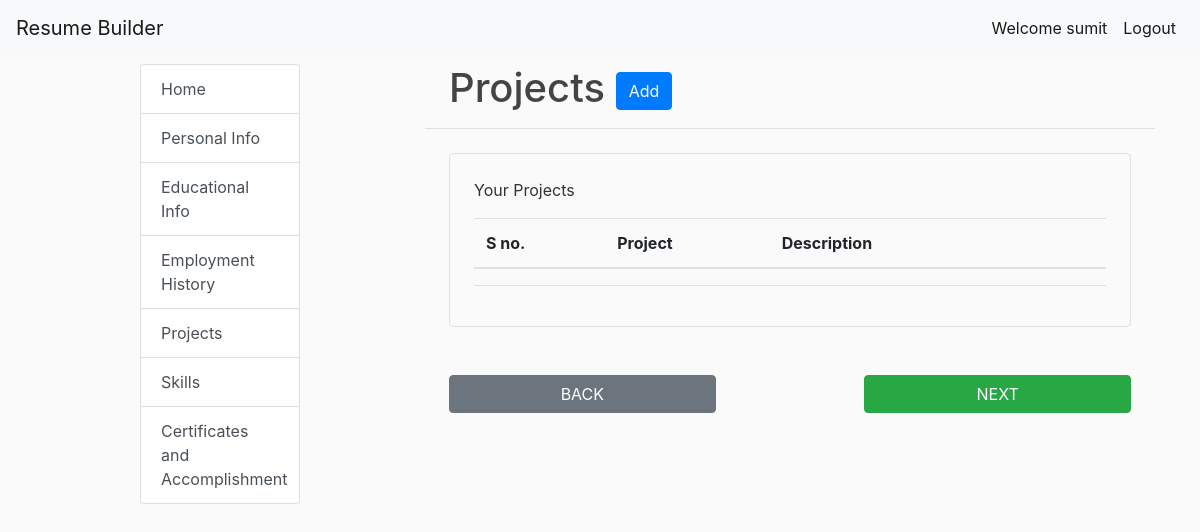
/project_list/ (signed in), run on an earlier commit of the app's database.
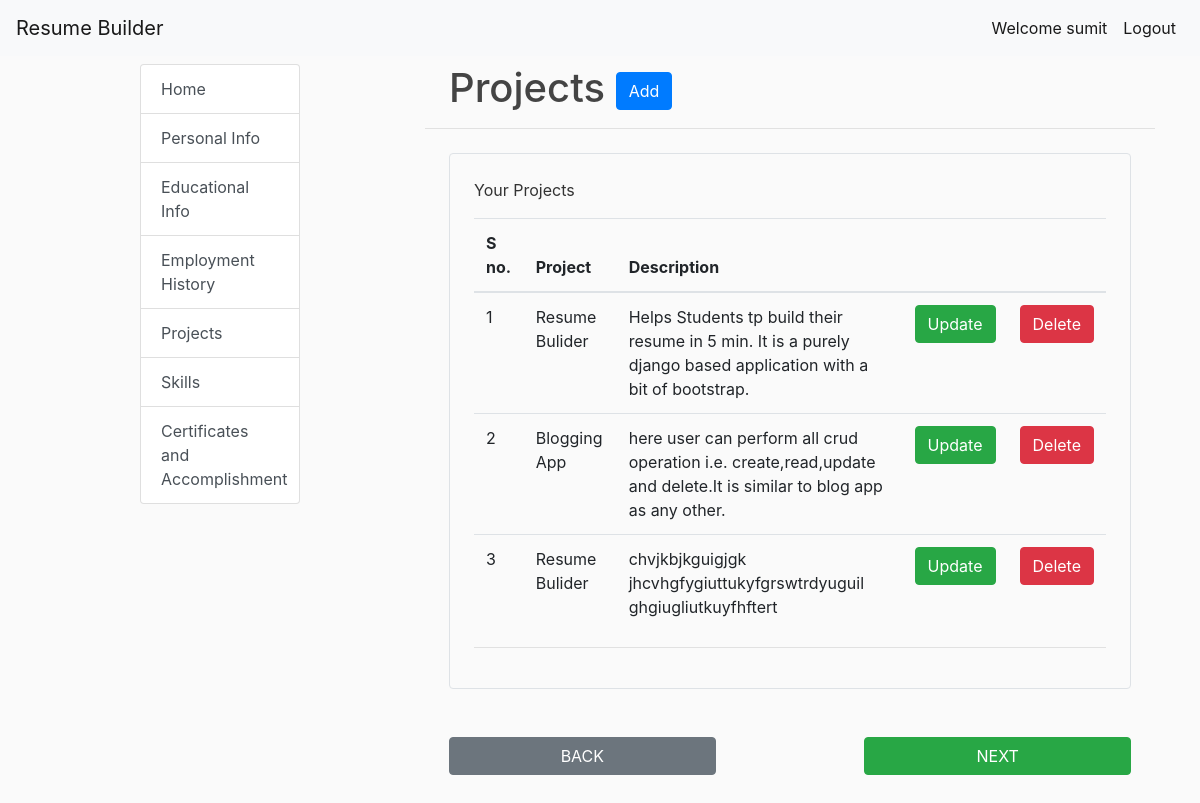
And on a later commit of the database.
### resume_app/models.py (models this page shows)
class Project(models.Model):
    user = models.ForeignKey('auth.User', on_delete=models.CASCADE, related_name='projects')
    project_title = models.CharField(max_length=100)
    project_link = models.URLField(max_length=200,null=True,blank=True)
    project_code_link = models.URLField(max_length=200,null=True,blank=True)
    description = models.TextField()

### resume_app/views.py (the view)
# urls.py: path('project_list/',views.project_list,name = 'project_list'),
@login_required
def project_list(request):
    lists = Project.objects.filter(user=request.user)
    return render(request,'resume_app/project_list.html',{'lists':lists})

### resume_app/templates/resume_app/project_list.html (shortened to what this page needs)
{% extends 'resume_app/base.html' %}
{% load crispy_forms_tags %}
{% block content %}
    <h1 class="pl-4">Projects  <a class="btn btn-primary" href="{% url 'new_project_info' %}">Add</a></h1>
    <hr>
    <div class="border rounded p-4 m-4">
        <p class="display-6">Your Projects</p>
        <table class="table">
            <thead>
                <tr>
                    <th>S no.</th>
                    <th>Project</th>
                    <th>Description</th>
                    <th></th>
                    <th></th>
                </tr>
            </thead>
            <tbody>
                {% for l in lists %}
                <tr>
                    <td>{{forloop.counter}}</td>
                    <td>{{l.project_title}}</td>
                    <td>{{l.description}}</td>
                    <td><a class="btn btn-success" href="{% url 'update_project_info' pk=l.id %}">Update</a></td>
                    <td><a class="btn btn-danger" href="{% url 'delete_project_info' pk=l.id %}">Delete</a></td>
                </tr>
                {% endfor %}
            </tbody>
        </table>
        <hr>
    </div>
<div class="row p-4 b-4">
    <div class="col-lg-5">
        <a class="btn btn-secondary" style="display:inline-block;width:100%" href="{% url 'employment_list' %}">BACK</a>
    </div>
    <div class="col-lg-2">
    </div>
    <div class="col-lg-5">
        <a class="btn btn-success" style="display:inline-block;width:100%" href="{% url 'skill_list' %}">NEXT</a>
    </div>
</div>
{% endblock %}

What changed in the data, as far as the page shows it:
added Project: project_title "Resume Bulider", description "Helps Students tp build their resume in 5 min. It is a purely django based application with a bit of bootstrap."
added Project: project_title "Blogging App", description "here user can perform all crud operation i.e. create,read,update and delete.It is similar to blog app as any other."
added Project: project_title "Resume Bulider", description "chvjkbjkguigjgk jhcvhgfygiuttukyfgrswtrdyuguil ghgiugliutkuyfhftert"
